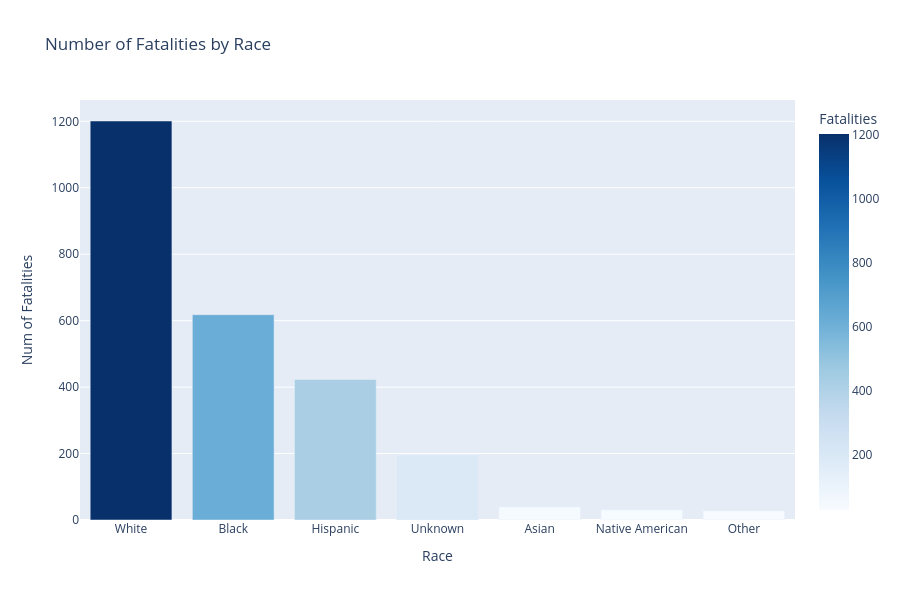

The cell this chart's notebook holds for it:
### Markdown cell above
# Race of People Killed

Create a chart that shows the total number of people killed by race.

### Code cell
total_race_fat = px.bar(race_fatality, x='race', y='count', color='count', title='Number of Fatalities by Race', height=600, 
                        color_continuous_scale='blues')
total_race_fat.update_layout(xaxis_title='Race', yaxis_title='Num of Fatalities', coloraxis_colorbar_title='Fatalities')
total_race_fat.show()

### Figure 1 — Plotly figure (JSON) as saved in the notebook; plotly's stock layout.template omitted (floating-point values rounded to 4 significant figures)
{"data": [{"hovertemplate": "race=%{x}<br>count=%{marker.color}<extra></extra>", "legendgroup": "", "marker": {"color": [1201, 618, 423, 195, 39, 31, 28], "coloraxis": "coloraxis", "pattern": {"shape": ""}}, "name": "", "orientation": "v", "showlegend": false, "textposition": "auto", "type": "bar", "x": ["White", "Black", "Hispanic", "Unknown", "Asian", "Native American", "Other"], "xaxis": "x", "y": [1201, 618, 423, 195, 39, 31, 28], "yaxis": "y"}], "layout": {"barmode": "relative", "coloraxis": {"colorbar": {"title": {"text": "Fatalities"}}, "colorscale": [[0, "rgb(247,251,255)"], [0.125, "rgb(222,235,247)"], [0.25, "rgb(198,219,239)"], [0.375, "rgb(158,202,225)"], [0.5, "rgb(107,174,214)"], [0.625, "rgb(66,146,198)"], [0.75, "rgb(33,113,181)"], [0.875, "rgb(8,81,156)"], [1, "rgb(8,48,107)"]]}, "height": 600, "legend": {"tracegroupgap": 0}, "title": {"text": "Number of Fatalities by Race"}, "xaxis": {"anchor": "y", "domain": [0, 1], "title": {"text": "Race"}}, "yaxis": {"anchor": "x", "domain": [0, 1], "title": {"text": "Num of Fatalities"}}}}
